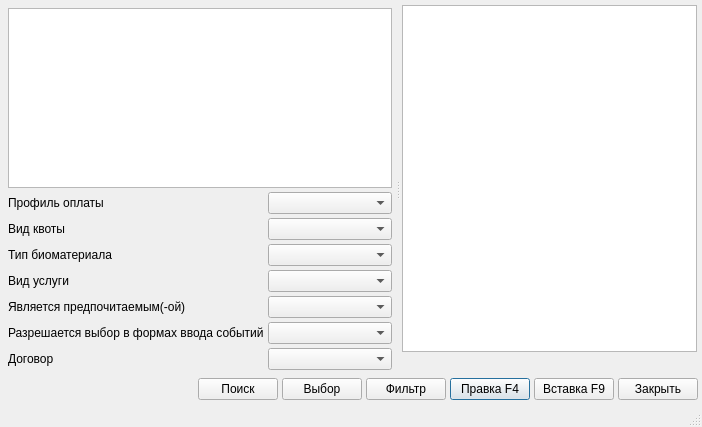
<?xml version="1.0" encoding="UTF-8"?>
<ui version="4.0">
 <class>ActionTypeListDialog</class>
 <widget class="QDialog" name="ActionTypeListDialog">
  <property name="geometry">
   <rect>
    <x>0</x>
    <y>0</y>
    <width>702</width>
    <height>427</height>
   </rect>
  </property>
  <property name="windowTitle">
   <string>Dialog</string>
  </property>
  <property name="sizeGripEnabled">
   <bool>true</bool>
  </property>
  <layout class="QVBoxLayout" name="verticalLayout_3">
   <property name="spacing">
    <number>4</number>
   </property>
   <property name="margin">
    <number>4</number>
   </property>
   <item>
    <widget class="QSplitter" name="splitter">
     <property name="sizePolicy">
      <sizepolicy hsizetype="Expanding" vsizetype="Expanding">
       <horstretch>0</horstretch>
       <verstretch>0</verstretch>
      </sizepolicy>
     </property>
     <property name="orientation">
      <enum>Qt::Horizontal</enum>
     </property>
     <property name="childrenCollapsible">
      <bool>false</bool>
     </property>
     <widget class="QWidget" name="pnlTree" native="true">
      <layout class="QGridLayout" name="gridLayout">
       <property name="margin">
        <number>4</number>
       </property>
       <property name="spacing">
        <number>4</number>
       </property>
       <item row="1" column="0">
        <widget class="QLabel" name="lblService">
         <property name="text">
          <string>Профиль оплаты</string>
         </property>
         <property name="buddy">
          <cstring>cmbService</cstring>
         </property>
        </widget>
       </item>
       <item row="1" column="1" colspan="2">
        <widget class="CRBComboBox" name="cmbService"/>
       </item>
       <item row="0" column="0" colspan="3">
        <widget class="CTreeView" name="treeItems"/>
       </item>
       <item row="4" column="1" colspan="2">
        <widget class="CActionServiceTypeComboBox" name="cmbServiceType"/>
       </item>
       <item row="5" column="0">
        <widget class="QLabel" name="lblIsPreferable">
         <property name="text">
          <string>Является предпочитаемым(-ой)</string>
         </property>
        </widget>
       </item>
       <item row="2" column="0">
        <widget class="QLabel" name="lblQuotaType">
         <property name="text">
          <string>Вид квоты</string>
         </property>
         <property name="buddy">
          <cstring>cmbQuotaType</cstring>
         </property>
        </widget>
       </item>
       <item row="3" column="1" colspan="2">
        <widget class="CRBComboBox" name="cmbTissueType"/>
       </item>
       <item row="4" column="0">
        <widget class="QLabel" name="lblServiceType">
         <property name="text">
          <string>Вид услуги</string>
         </property>
        </widget>
       </item>
       <item row="2" column="1" colspan="2">
        <widget class="CRBComboBox" name="cmbQuotaType"/>
       </item>
       <item row="5" column="1" colspan="2">
        <widget class="QComboBox" name="cmbIsPreferable">
         <item>
          <property name="text">
           <string/>
          </property>
         </item>
         <item>
          <property name="text">
           <string>Да</string>
          </property>
         </item>
         <item>
          <property name="text">
           <string>Нет</string>
          </property>
         </item>
        </widget>
       </item>
       <item row="3" column="0">
        <widget class="QLabel" name="lblTissueType">
         <property name="sizePolicy">
          <sizepolicy hsizetype="Maximum" vsizetype="Preferred">
           <horstretch>0</horstretch>
           <verstretch>0</verstretch>
          </sizepolicy>
         </property>
         <property name="text">
          <string>Тип биоматериала</string>
         </property>
         <property name="buddy">
          <cstring>cmbTissueType</cstring>
         </property>
        </widget>
       </item>
       <item row="6" column="1" colspan="2">
        <widget class="QComboBox" name="cmbShowInForm">
         <item>
          <property name="text">
           <string/>
          </property>
         </item>
         <item>
          <property name="text">
           <string>Да</string>
          </property>
         </item>
         <item>
          <property name="text">
           <string>Нет</string>
          </property>
         </item>
        </widget>
       </item>
       <item row="6" column="0">
        <widget class="QLabel" name="lblShowInForm">
         <property name="text">
          <string>Разрешается выбор в формах ввода событий</string>
         </property>
        </widget>
       </item>
       <item row="7" column="0">
        <widget class="QLabel" name="lblContract">
         <property name="text">
          <string>Договор</string>
         </property>
        </widget>
       </item>
       <item row="7" column="1" colspan="2">
        <widget class="QComboBox" name="cmbContract">
         <item>
          <property name="text">
           <string/>
          </property>
         </item>
         <item>
          <property name="text">
           <string>Да</string>
          </property>
         </item>
         <item>
          <property name="text">
           <string>Нет</string>
          </property>
         </item>
        </widget>
       </item>
      </layout>
     </widget>
     <widget class="QWidget" name="pnlList" native="true">
      <layout class="QGridLayout" name="gridLayout_2">
       <property name="leftMargin">
        <number>2</number>
       </property>
       <property name="topMargin">
        <number>1</number>
       </property>
       <property name="rightMargin">
        <number>1</number>
       </property>
       <property name="bottomMargin">
        <number>1</number>
       </property>
       <property name="spacing">
        <number>1</number>
       </property>
       <item row="1" column="0">
        <widget class="QLabel" name="lblCountRows">
         <property name="text">
          <string/>
         </property>
        </widget>
       </item>
       <item row="1" column="1">
        <widget class="QLabel" name="lblCountSelectedRows">
         <property name="text">
          <string/>
         </property>
        </widget>
       </item>
       <item row="1" column="2">
        <spacer name="horizontalSpacer">
         <property name="orientation">
          <enum>Qt::Horizontal</enum>
         </property>
         <property name="sizeHint" stdset="0">
          <size>
           <width>40</width>
           <height>20</height>
          </size>
         </property>
        </spacer>
       </item>
       <item row="0" column="0" colspan="3">
        <widget class="CTableView" name="tblItems">
         <property name="whatsThis">
          <string comment="ура!">список записей</string>
         </property>
         <property name="tabKeyNavigation">
          <bool>false</bool>
         </property>
         <property name="alternatingRowColors">
          <bool>true</bool>
         </property>
        </widget>
       </item>
      </layout>
     </widget>
    </widget>
   </item>
   <item>
    <layout class="QHBoxLayout">
     <property name="spacing">
      <number>4</number>
     </property>
     <item>
      <spacer>
       <property name="orientation">
        <enum>Qt::Horizontal</enum>
       </property>
       <property name="sizeHint" stdset="0">
        <size>
         <width>40</width>
         <height>20</height>
        </size>
       </property>
      </spacer>
     </item>
     <item>
      <widget class="QPushButton" name="btnFind">
       <property name="sizePolicy">
        <sizepolicy hsizetype="Minimum" vsizetype="Fixed">
         <horstretch>0</horstretch>
         <verstretch>0</verstretch>
        </sizepolicy>
       </property>
       <property name="text">
        <string>Поиск</string>
       </property>
      </widget>
     </item>
     <item>
      <widget class="QPushButton" name="btnSelect">
       <property name="whatsThis">
        <string>выбрать текущую запись</string>
       </property>
       <property name="text">
        <string>Выбор</string>
       </property>
      </widget>
     </item>
     <item>
      <widget class="QPushButton" name="btnFilter">
       <property name="whatsThis">
        <string>изменить условие отбора записей для показа в списке</string>
       </property>
       <property name="text">
        <string>Фильтр</string>
       </property>
      </widget>
     </item>
     <item>
      <widget class="QPushButton" name="btnEdit">
       <property name="whatsThis">
        <string>изменить текущую запись</string>
       </property>
       <property name="text">
        <string>Правка F4</string>
       </property>
       <property name="shortcut">
        <string>F4</string>
       </property>
       <property name="default">
        <bool>true</bool>
       </property>
      </widget>
     </item>
     <item>
      <widget class="QPushButton" name="btnNew">
       <property name="whatsThis">
        <string>добавить новую запись</string>
       </property>
       <property name="text">
        <string>Вставка F9</string>
       </property>
       <property name="shortcut">
        <string>F9</string>
       </property>
      </widget>
     </item>
     <item>
      <widget class="QPushButton" name="btnCancel">
       <property name="whatsThis">
        <string>выйти из списка без выбора</string>
       </property>
       <property name="text">
        <string>Закрыть</string>
       </property>
      </widget>
     </item>
    </layout>
   </item>
   <item>
    <widget class="QStatusBar" name="statusBar">
     <property name="sizePolicy">
      <sizepolicy hsizetype="Preferred" vsizetype="Fixed">
       <horstretch>0</horstretch>
       <verstretch>0</verstretch>
      </sizepolicy>
     </property>
     <property name="toolTip">
      <string>A status bar</string>
     </property>
     <property name="whatsThis">
      <string>A status bar.</string>
     </property>
     <property name="sizeGripEnabled">
      <bool>false</bool>
     </property>
    </widget>
   </item>
  </layout>
 </widget>
 <customwidgets>
  <customwidget>
   <class>CRBComboBox</class>
   <extends>QComboBox</extends>
   <header>library/crbcombobox.h</header>
  </customwidget>
  <customwidget>
   <class>CTableView</class>
   <extends>QTableView</extends>
   <header>library/TableView.h</header>
  </customwidget>
  <customwidget>
   <class>CTreeView</class>
   <extends>QTreeView</extends>
   <header>library/TreeView.h</header>
  </customwidget>
  <customwidget>
   <class>CActionServiceTypeComboBox</class>
   <extends>QComboBox</extends>
   <header location="global">Events/ActionServiceType.h</header>
  </customwidget>
 </customwidgets>
 <tabstops>
  <tabstop>treeItems</tabstop>
  <tabstop>cmbService</tabstop>
  <tabstop>cmbQuotaType</tabstop>
  <tabstop>cmbTissueType</tabstop>
  <tabstop>tblItems</tabstop>
  <tabstop>btnFind</tabstop>
  <tabstop>btnSelect</tabstop>
  <tabstop>btnFilter</tabstop>
  <tabstop>btnEdit</tabstop>
  <tabstop>btnNew</tabstop>
  <tabstop>btnCancel</tabstop>
 </tabstops>
 <resources/>
 <connections>
  <connection>
   <sender>btnCancel</sender>
   <signal>clicked()</signal>
   <receiver>ActionTypeListDialog</receiver>
   <slot>reject()</slot>
   <hints>
    <hint type="sourcelabel">
     <x>568</x>
     <y>434</y>
    </hint>
    <hint type="destinationlabel">
     <x>307</x>
     <y>241</y>
    </hint>
   </hints>
  </connection>
 </connections>
</ui>
